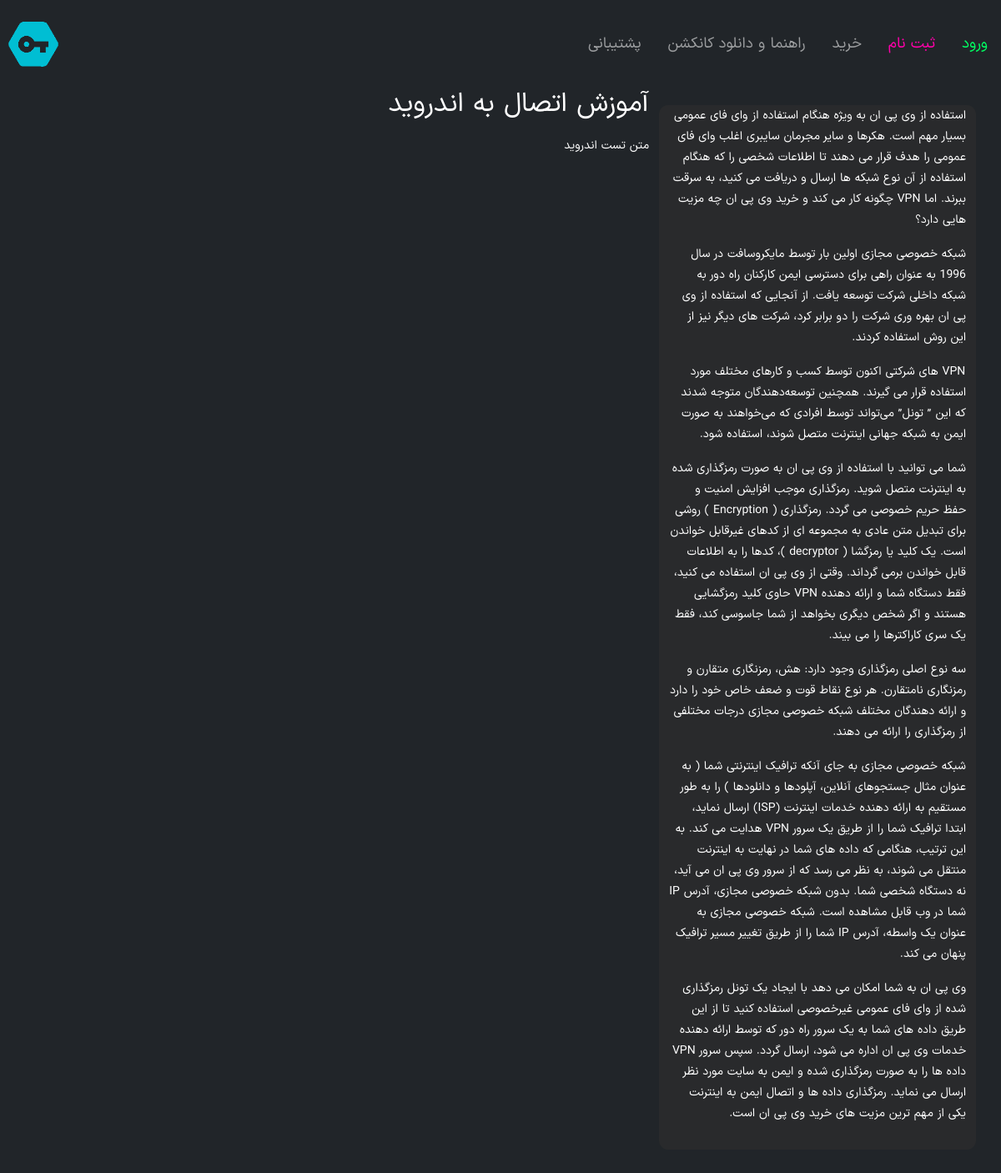
The page /help/1/ on the database its author committed.
### vpn/models.py (models this page shows, shortened)
class Help(models.Model):
    title = models.CharField(max_length=150, verbose_name=_("Title"))
    content = RichTextField(verbose_name=_("Content"))
    image = models.ImageField(upload_to="help", verbose_name=_("Image"), null=True, blank=True)
    file = models.FileField(upload_to="dl", max_length=100, null=True, blank=True, verbose_name=_("File"))
    class Meta:
        verbose_name = _("Help")
        verbose_name_plural = _("Helps")

class Conf(models.Model):
    title = models.CharField(max_length=150, verbose_name=_("Title"))
    sidebar = RichTextField(verbose_name=_("Sidebar"))
    headtext1 = models.TextField(verbose_name=_("Head Text 1"), null=True, blank=True)
    headtext2 = models.TextField(verbose_name=_("Head Text 2"), null=True, blank=True)
    logo = models.ImageField(upload_to="logo", null=True, blank=True, verbose_name=_("Site Logo"))
    buynote = models.TextField(verbose_name=_("Buy Note"),null=True, blank=True)
    class Meta:
        verbose_name = _("Site Config")
        verbose_name_plural = _("Site Configs")

### vpn/views.py (the view)
# urls.py: path('help/<int:pk>/', HelpDetailView.as_view(), name='help'),
class HelpDetailView(DetailView):
    model = Help

### vpn/context_processors.py (called while the page is built)
def siteAddress(request):
    return {'SITE_ADDRESS': settings.SITE_ADDRESS}

def sideBar(request):
    conf = Conf.objects.last()
    return {'SITECONF': conf}

### vpn/templates/vpn/help_detail.html (shortened to what this page needs)
{% extends "base.html" %}
{% load static %}
{% load i18n %}
{% block body %}
    <div class="col-md-8 rtl" style="text-align:right;">
        <h1 >{{ object.title }}</h1>
        <p>{{ object.content|safe}}</p>
    </div>
    {% include "vpn/sidebar.html" %}
{% endblock body %}

### vpn/templates/vpn/sidebar.html
<div class="col-md-4 hidden-xs" id="sidebar" dir="rtl">
    <div class="sidebar-section">
        <div class="slider-sections-div">{{ SITECONF.sidebar|safe }}</div>
    </div>
</div>

### static/root/css/main.css (style rules this page uses)
body { background-color: dark; color: #ffffff; font: 14px IranSansX, Tahoma, Arial, sans-serif; line-height: 29px; background-size: cover; background-repeat: no-repeat; }
h1 { font-size: 32px; }
#sidebar { margin-top: 20px; padding-bottom: 15px; background-color: #2e2e2ea4; border-radius: 11px; color: #FFF; font-size: 14px; line-height: 25px; overflow: auto; }
.slider-sections-div { direction: rtl; text-align: right; }

### rows shown on the page
Help: title "آموزش اتصال به اندروید", content "متن تست اندروید"
Conf: sidebar "استفاده از وی پی ان به ویژه هنگام استفاده از وای فای عمومی بسیار مهم است. هکرها و سایر مجرمان سایبری اغلب وای فای عمومی را هدف قرار می دهند تا اطلاعات شخصی را که هنگام استفاده از آن نوع شبکه ها ارسال و دریافت می کنید، به سرقت ببرند. اما VPN چگونه کار می کند و خرید وی پی ان چه مزیت هایی دارد؟ شبکه خصوصی مجازی اولین بار توسط مایکروسافت در سال 1996 به عنوان راهی برای دسترسی ایمن کارکنان راه دور به شبکه داخلی شرکت توسعه یافت. از آنجایی که استفاده از وی پی ان بهره وری شرکت را دو برابر کرد، شرکت های دیگر نیز از این روش استفاده کردند. VPN های شرکتی اکنون توسط کسب و کارهای مختلف مورد استفاده قرار می گیرند. همچنین توسعه‌دهندگان متوجه شدند که این ” تونل” می‌تواند توسط افرادی که می‌خواهند به‌ صورت…"
